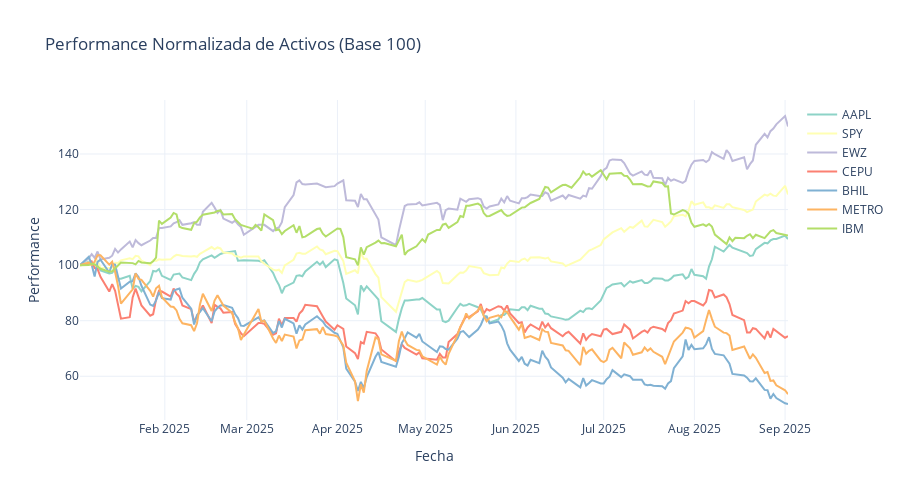

Source (notebook cell):
### Markdown cell above
## 3. Visualizaciones y Análisis de Correlación

Gráficos profesionales para análisis de performance y correlaciones.

### Code cell
def crear_visualizaciones(df, activos):
    """Crear visualizaciones profesionales"""
    
    # 1. Performance normalizada
    fig_perf = go.Figure()
    colors = px.colors.qualitative.Set3
    
    for i, activo in enumerate(activos):
        precios = df[activo].dropna()
        if len(precios) > 10:
            fechas = df.loc[df[activo].notna(), 'Fecha']
            perf_norm = (precios / precios.iloc[0]) * 100
            
            fig_perf.add_trace(go.Scatter(
                x=fechas, y=perf_norm, name=activo,
                line=dict(width=2, color=colors[i % len(colors)]),
                hovertemplate=f'{activo}: %{{y:.1f}}<extra></extra>'
            ))
    
    fig_perf.update_layout(
        title='Performance Normalizada de Activos (Base 100)',
        xaxis_title='Fecha', yaxis_title='Performance',
        template='plotly_white', height=500, hovermode='x unified'
    )
    # Mostrar y guardar como imagen estática
    fig_perf.show()
    fig_perf.write_image("performance_normalizada.png", width=1000, height=500, scale=2)
    
    # 2. Mapa Riesgo vs Rendimiento
    if not df_metricas.empty:
        fig_risk = go.Figure()
        
        for i, row in df_metricas.iterrows():
            fig_risk.add_trace(go.Scatter(
                x=[row['volatilidad'] * 100],
                y=[row['rendimiento_anual'] * 100],
                mode='markers+text',
                text=[row['activo']],
                textposition="top center",
                name=row['activo'],
                marker=dict(size=12, color=colors[i % len(colors)]),
                showlegend=False,
                hovertemplate=f"<b>{row['activo']}</b><br>Rendimiento: {row['rendimiento_anual']*100:.1f}%<br>Volatilidad: {row['volatilidad']*100:.1f}%<extra></extra>"
            ))
        
        fig_risk.update_layout(
            title='Mapa Riesgo vs Rendimiento',
            xaxis_title='Volatilidad Anual (%)',
            yaxis_title='Rendimiento Anual (%)',
            template='plotly_white', height=500
        )
        fig_risk.add_hline(y=0, line_dash="dash", line_color="gray")
        # Mostrar y guardar como imagen estática
        fig_risk.show()
        fig_risk.write_image("mapa_riesgo_rendimiento.png", width=1000, height=500, scale=2)
    
    # 3. Matriz de correlación
    returns_matrix = pd.DataFrame()
    for activo in activos:
        precios = df[activo].dropna()
        if len(precios) > 30:
            returns = precios.pct_change().dropna()
            returns_matrix[activo] = returns
    
    if len(returns_matrix.columns) > 1:
        corr_matrix = returns_matrix.corr()
        
        fig_corr = go.Figure(data=go.Heatmap(
            z=corr_matrix.values,
            x=corr_matrix.columns,
            y=corr_matrix.index,
            colorscale='RdBu', zmid=0,
            text=corr_matrix.round(2).values,
            texttemplate='%{text}',
            hovertemplate='%{y} vs %{x}: %{z:.3f}<extra></extra>'
        ))
        
        fig_corr.update_layout(
            title='Matriz de Correlación de Retornos',
            template='plotly_white', height=400
        )
        # Mostrar y guardar como imagen estática
        fig_corr.show()
        fig_corr.write_image("matriz_correlacion.png", width=800, height=400, scale=2)
        
        # Estadísticas de correlación
        corr_mean = corr_matrix.mean().mean()
        print(f"📊 Correlación promedio: {corr_mean:.3f}")
        
        return returns_matrix
    
    return pd.DataFrame()

# Crear visualizaciones
print("📊 Generando visualizaciones...")
returns_data = crear_visualizaciones(df_data, activos)

### Figure 1 — Plotly figure (JSON) as saved in the notebook; plotly's stock layout.template omitted (floating-point values rounded to 4 significant figures; data arrays with more than 128 entries replaced by an {"elided": "..."} marker saying what was removed)
{"data": [{"hovertemplate": "AAPL: %{y:.1f}<extra></extra>", "line": {"color": "rgb(141,211,199)", "width": 2}, "name": "AAPL", "type": "scatter", "x": {"elided": "161 str values"}, "y": {"elided": "161 float values"}}, {"hovertemplate": "SPY: %{y:.1f}<extra></extra>", "line": {"color": "rgb(255,255,179)", "width": 2}, "name": "SPY", "type": "scatter", "x": {"elided": "161 str values"}, "y": {"elided": "161 float values"}}, {"hovertemplate": "EWZ: %{y:.1f}<extra></extra>", "line": {"color": "rgb(190,186,218)", "width": 2}, "name": "EWZ", "type": "scatter", "x": {"elided": "161 str values"}, "y": {"elided": "161 float values"}}, {"hovertemplate": "CEPU: %{y:.1f}<extra></extra>", "line": {"color": "rgb(251,128,114)", "width": 2}, "name": "CEPU", "type": "scatter", "x": {"elided": "161 str values"}, "y": {"elided": "161 float values"}}, {"hovertemplate": "BHIL: %{y:.1f}<extra></extra>", "line": {"color": "rgb(128,177,211)", "width": 2}, "name": "BHIL", "type": "scatter", "x": {"elided": "161 str values"}, "y": {"elided": "161 float values"}}, {"hovertemplate": "METRO: %{y:.1f}<extra></extra>", "line": {"color": "rgb(253,180,98)", "width": 2}, "name": "METRO", "type": "scatter", "x": {"elided": "161 str values"}, "y": {"elided": "161 float values"}}, {"hovertemplate": "IBM: %{y:.1f}<extra></extra>", "line": {"color": "rgb(179,222,105)", "width": 2}, "name": "IBM", "type": "scatter", "x": {"elided": "165 str values"}, "y": {"elided": "165 float values"}}], "layout": {"height": 500, "hovermode": "x unified", "title": {"text": "Performance Normalizada de Activos (Base 100)"}, "xaxis": {"title": {"text": "Fecha"}}, "yaxis": {"title": {"text": "Performance"}}}}
